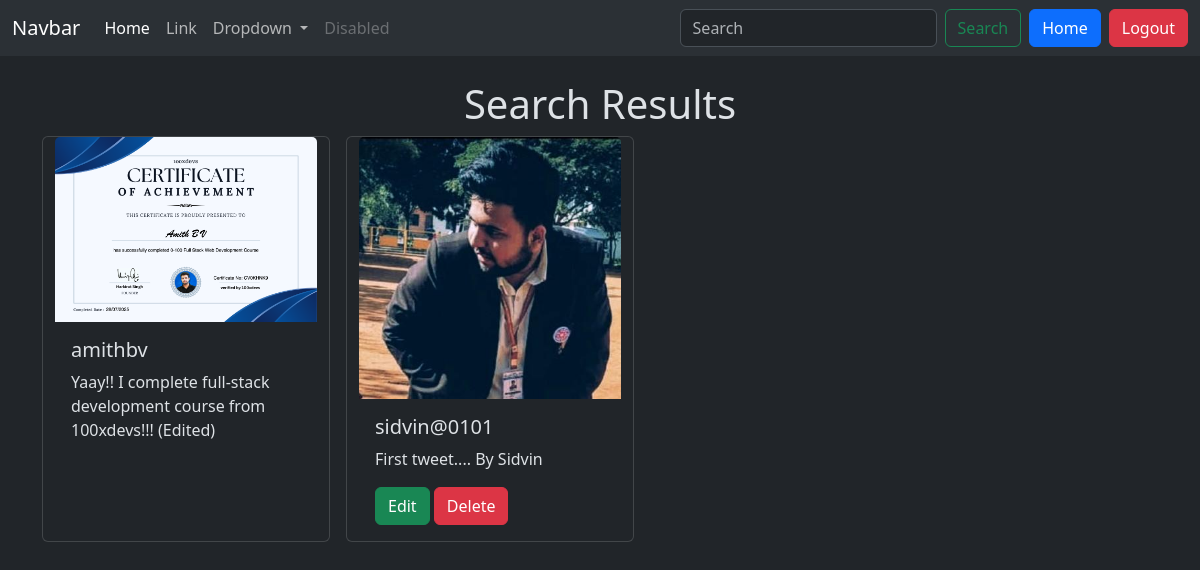
The app's page /tweet/search/ (signed in) with its own data.
### tweet/models.py (models this page shows, shortened)
class Tweet(models.Model):
    user = models.ForeignKey(User, on_delete=models.CASCADE)
    text = models.TextField(max_length=250)
    photo = models.ImageField(upload_to='photos/', blank=True, null=True)
    created_at = models.DateTimeField(auto_now_add=True)
    updated_at = models.DateTimeField(auto_now=True)

### tweet/views.py (the view)
# urls.py: path('search/', views.search, name='search'),
def search(request):
    search_text = request.POST.get('search', '')
    tweets = Tweet.objects.filter(text__icontains=search_text)
    return render(request, 'search.html', { 'tweets': tweets })

### tweet/templates/search.html (shortened to what this page needs)
{% extends 'layout.html' %}
{% block content %}
    <h1 class='text-center mt-4'>Search Results</h1>
    <div class="container row gap-3">
        {% for tweet in tweets %}
            <div class="card" style="width: 18rem;">
                <img src="{{ tweet.photo.url }}" class="card-img-top" alt="...">
                <div class="card-body">
                    <h5 class="card-title">{{ tweet.user.username }}</h5>
                    <p class="card-text">{{ tweet.text }}</p>
                    {% if tweet.user == user %}
                        <a href="{% url 'tweet_edit' tweet.id %}" class="btn btn-success">Edit</a>
                        <a href="{% url 'tweet_delete' tweet.id %}" class="btn btn-danger">Delete</a>
                    {% endif %}
                </div>
            </div>
        {% endfor %}
    </div>
{% endblock  %}

### records on screen
Tweet: photo (picture), user.username "amithbv", text "Yaay!! I complete full-stack development course from 100xdevs!!! (Edited)"
Tweet: photo (picture), user.username "sidvin@0101", text "First tweet.... By Sidvin", shows "Edit"
